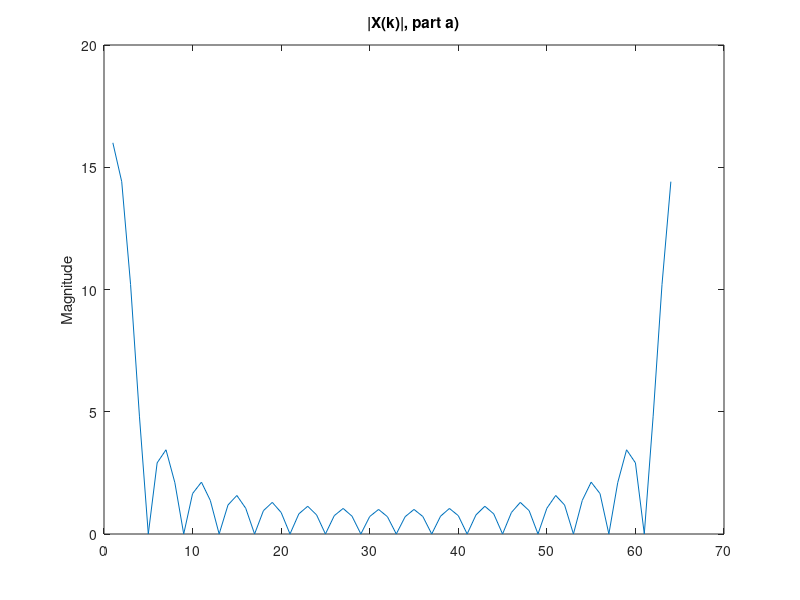
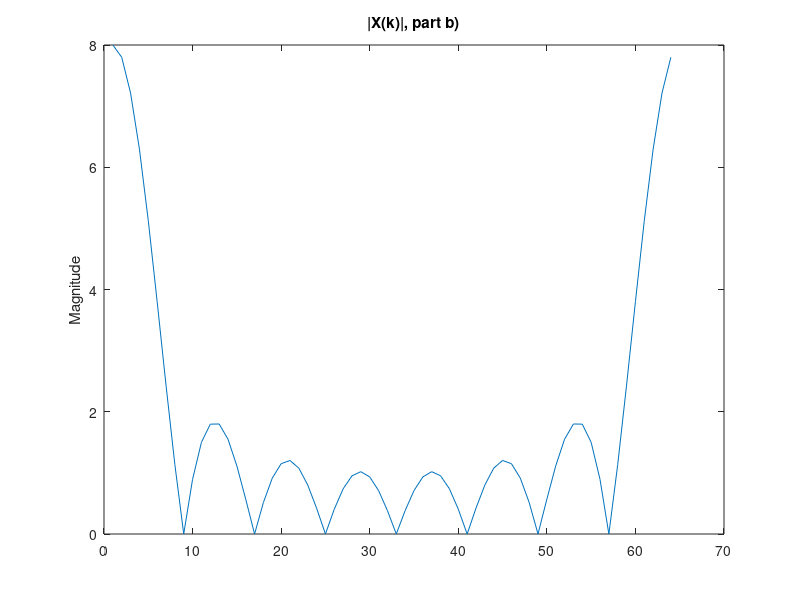
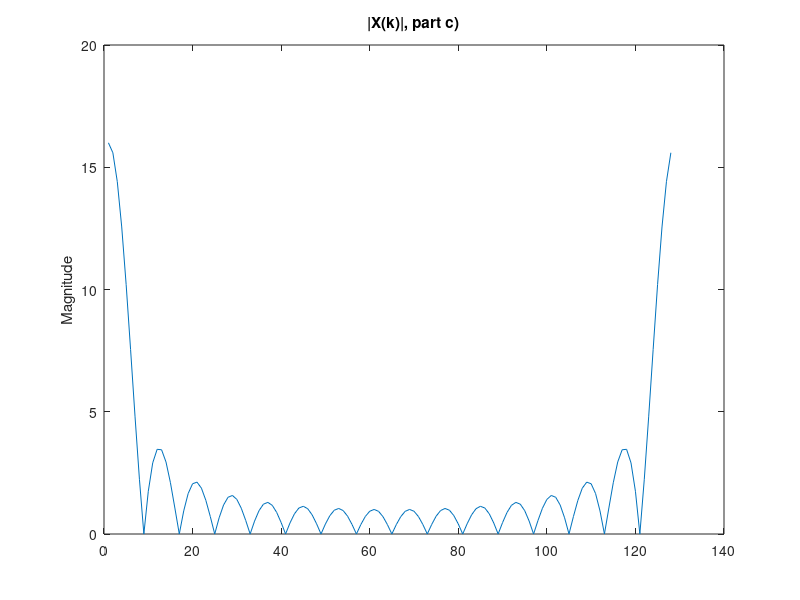
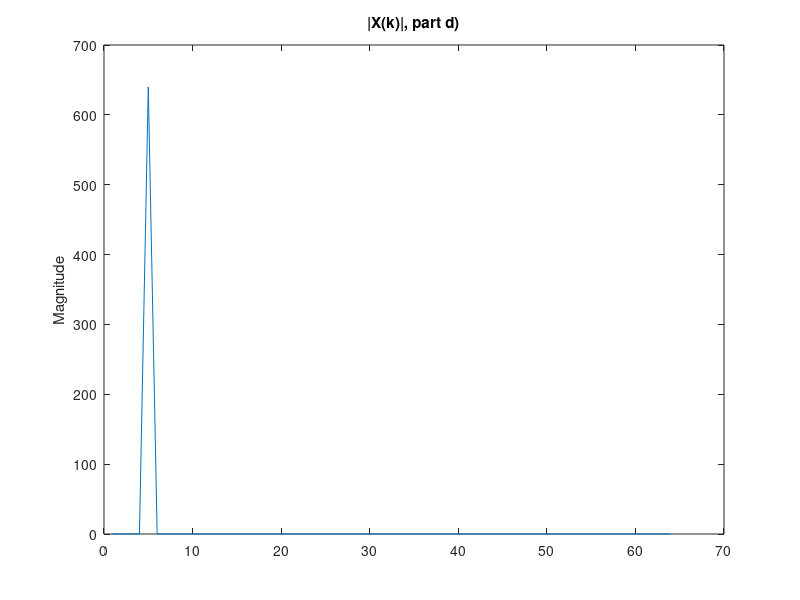

The MATLAB script that drew these images, in order: (Note: this script raises an error after producing the figures.)
% Carlos Lazo
% ECE 503
% Homework #6
% Due: 3/9/10

%% 1) The FFT and Frequency-Domain Representation

clear all; close all; clc;

% b. P&M 8.36

% Part (1)

% Initialize all sequences and N values:

x_na = ones(1,16);
Na   = 64;

x_nb = ones(1,8);
Nb   = 64;

x_nc = x_na;
Nc   = 128;

x_nd = 10.*exp(j*(pi/8)*[1:64]);
Nd   = 64;

% Plot the N-point DFTs (using zero-padding):

X_ka = fft(x_na, Na);
X_kb = fft(x_nb, Nb);
X_kc = fft(x_nc, Nc);
X_kd = fft(x_nd, Nd);

% Plot the phase response of all DFTs:

figure;
plot (abs(X_ka));
ylabel('Magnitude');
title('|X(k)|, part a)');

figure;
plot (abs(X_kb));
ylabel('Magnitude');
title('|X(k)|, part b)');

figure;
plot (abs(X_kc));
ylabel('Magnitude');
title('|X(k)|, part c)');

figure;
plot (abs(X_kd));
ylabel('Magnitude');
title('|X(k)|, part d)');

% Part (2)

fprintf('Xk_a(0) is: '); real(X_ka(1))
fprintf('Xk_b(0) is: '); real(X_kb(1))
fprintf('Xk_c(0) is: '); real(X_kc(1))
fprintf('Xk_d(0) is: '); real(X_kd(1))

% **************
% *** OUTPUT ***
% **************

% Xk_a(0) is: 
% ans =
% 
%     16
% 
% Xk_b(0) is: 
% ans =
% 
%      8
% 
% Xk_c(0) is: 
% ans =
% 
%     16
% 
% Xk_d(0) is: 
% ans =
% 
%  -7.7729e-014

%% 1) The FFT and Frequency-Domain Representation

clear all; close all; clc;

% e. DFT Arithmetic Resolution

% First, create the given input sequence and its DFT:

x_n = [1:64];
  N = length(x_n);
  
X_k  = fft(x_n);

format long;

% Now, to implement a precision reduction algorithm:

RMS_reg = sqrt ( (sum(x_n.^2)) / length (x_n));

x_nerr = zeros(1,15);
err    = zeros(1,15);

% My precision reduction algorithm takes advantage of the
% MATLAB Symbolic Toolbox. Using the VPA function (Variable
% Point Arithmetic), I'm setting the default format for all
% variable to be 16 bits. With VPA, I'm reducing the # of
% decimal points (bits) that will be used in each value of
% X_k. I then reconvert the value from a symbolic variable
% back to a reduced-precision double, and find it's IFFT.
% Finally, the RMS error is calculated.

% The overall algorithm reduces bit size by 15 bits, the
% maximum number allowed so you still have somewhat decent
% value representation.

for i = 1:15
    
    X_kerr  = vpa(X_k, 16 - i);
    x_nerr  = ifft(double(X_kerr));
    
    RMS_err = sqrt ( (sum(x_nerr.^2)) / length (x_nerr));
    
    err(i) = abs(RMS_reg - RMS_err);
    
    fprintf (['X(k) reduction by' num2str(i) ' bits yield an RMS error of: ' num2str(err(i)) '\n']);
end

figure;

plot(err, '-ob');
xlabel('Variable point arithmetic, Bit Reduction Quantity');
ylabel('RMS Error');
title('Bit reduction on X(k) ==> RMS effects on x(n)');

% **************
% *** OUTPUT ***
% **************

% X(k) reduction by 1 bits yield an RMS error of: 0
% X(k) reduction by 2 bits yield an RMS error of: 7.1054e-015
% X(k) reduction by 3 bits yield an RMS error of: 6.3949e-014
% X(k) reduction by 4 bits yield an RMS error of: 1.2008e-012
% X(k) reduction by 5 bits yield an RMS error of: 1.09e-011
% X(k) reduction by 6 bits yield an RMS error of: 2.3419e-011
% X(k) reduction by 7 bits yield an RMS error of: 8.5807e-010
% X(k) reduction by 8 bits yield an RMS error of: 4.9924e-008
% X(k) reduction by 9 bits yield an RMS error of: 7.6377e-007
% X(k) reduction by 10 bits yield an RMS error of: 2.764e-006
% X(k) reduction by 11 bits yield an RMS error of: 5.0148e-005
% X(k) reduction by 12 bits yield an RMS error of: 0.00027055
% X(k) reduction by 13 bits yield an RMS error of: 0.0019331
% X(k) reduction by 14 bits yield an RMS error of: 0.25912
% X(k) reduction by 15 bits yield an RMS error of: 0.76402

%% 2) DFT Implementation

clear all; close all; clc;

format long;

% d. Filter Arithmetic Resolution

% First, create the given input sequence:

x_n = ones(1,32);

% Create the linear filter:

[b, a] = butter(4, 0.5);

% Filter to produce the output sequence:

y_n = filter(b, a, x_n);

% Now, to implement a precision reduction algorithm:

RMS_reg = sqrt ( (sum(y_n.^2)) / length (y_n));

% This implementation uses bit reduction, reducing the
% total amount of possible significant figures used to 
% represent the values return into a & b to 4, 2, and 1
% significant digits, respectively.

% The new coefficients are computed below:

a_err4  = vpa(a,4);
b_err4  = vpa(b,4);

a_err2  = vpa(a,2);
b_err2  = vpa(b,2);

a_err1  = vpa(a,1);
b_err1  = vpa(b,1);

% Now filter each of the sequences and find their RMS errors.
% Must divide by 10e4 to account for retransmission:

y_nerr4 = filter(double(b_err4), double(a_err4), x_n);
y_nerr2 = filter(double(b_err2), double(a_err2), x_n);
y_nerr1 = filter(double(b_err1), double(a_err1), x_n);

RMS_err4 = sqrt ( (sum(y_nerr4.^2)) / length (y_nerr4));
RMS_err2 = sqrt ( (sum(y_nerr2.^2)) / length (y_nerr2));
RMS_err1 = sqrt ( (sum(y_nerr1.^2)) / length (y_nerr1));

err(1) = RMS_reg - RMS_err4;
err(2) = RMS_reg - RMS_err2;
err(3) = RMS_reg - RMS_err1;

figure;

subplot(2,1,1);

plot(y_n, '-k'); hold on;
plot(y_nerr4, '--or'); hold on;
plot(y_nerr2, ':xb'); hold on;
plot(y_nerr1, '-.^g'); hold off;

xlabel('n');
ylabel('y(n)');
title ('Bit Reduction on a & b Filter Coefficients');
legend('Original y(n)', '4 Sig Fig Reduction', '2 Sig Fig Reduction', '1 Sig Fig Reduction');

subplot(2,1,2);

stem (err);

xlabel('RMS Reduction: err(1) = 4 bits, err(2) = 2 bits, err(3) = 1 bit');
ylabel('RMS Error');
title ('RMS Error caused by Bit Reduction on a & b Filter Coefficients');